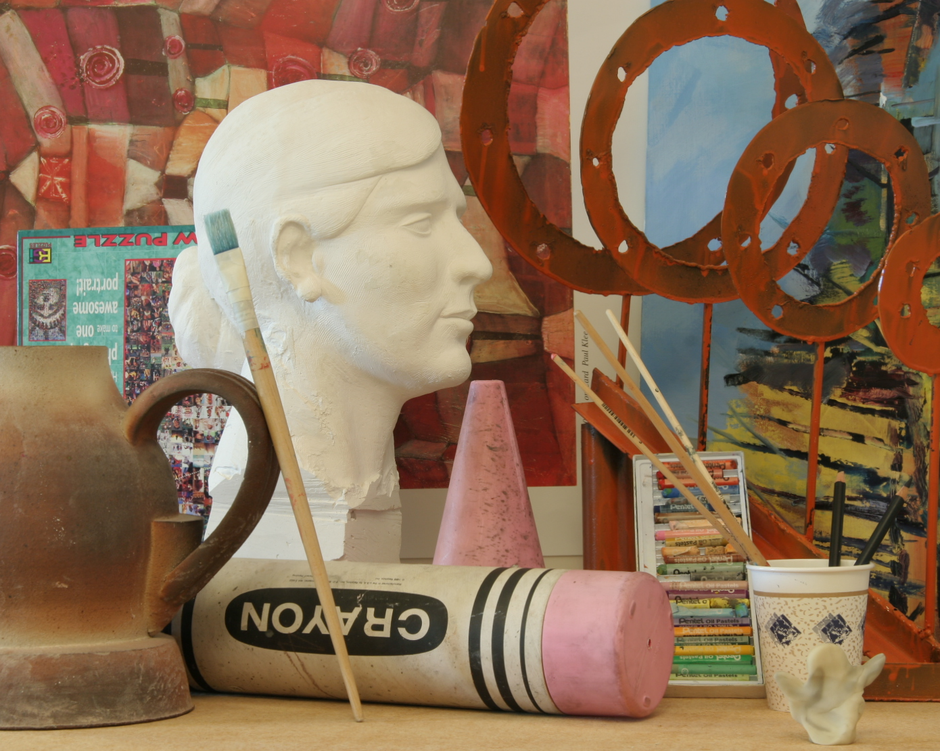
%> input picture view0.png, 940 x 751 px, shrunk from 1390 x 1110 before the run
$ octave --eval "result = gray_image_init;"   (GNU Octave 9; MATLAB toolbox functions it lacks are replaced by stand-ins)
%> lines starting %> are read from the running program, lines starting %| are printed output that depends on the picture; pictures that were not available may be replaced by others from this repository, and a replacement may not be noted
function gray=gray_image_init
% HACK: read images from files
% REFERENCE
% Middlebury College "Art" dataset
% H. Hirschmuller and D. Scharstein. Evaluation of cost functions for
% stereo matching. In IEEE Computer Society Conference on Computer Vision
% and Pattern Recognition (CVPR 2007), Minneapolis, MN, June 2007.
im0=rgb2gray(imread('view0.png'));
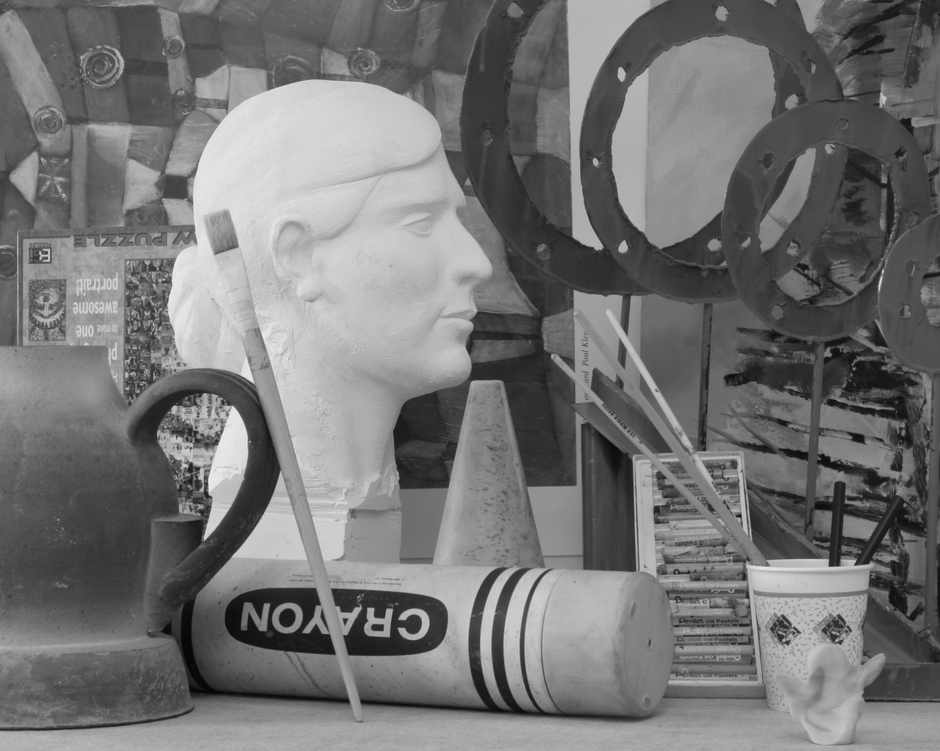
%> im0: size 751x940 uint8; min 6, max 238, mean 116.2
im1=rgb2gray(imread('view1.png'));
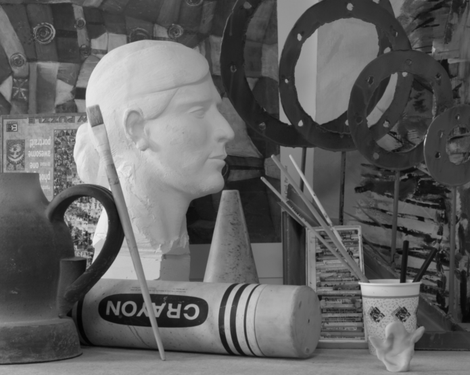
%> input picture branches/MEXCode/view1.pgm, 470 x 375 px, shrunk from 695 x 555 before the run, given in place of view1.png, which was not available
%> im1 is the input picture: size 375x470 uint8; min 3, max 239, mean 97.1
im2=rgb2gray(imread('view2.png'));
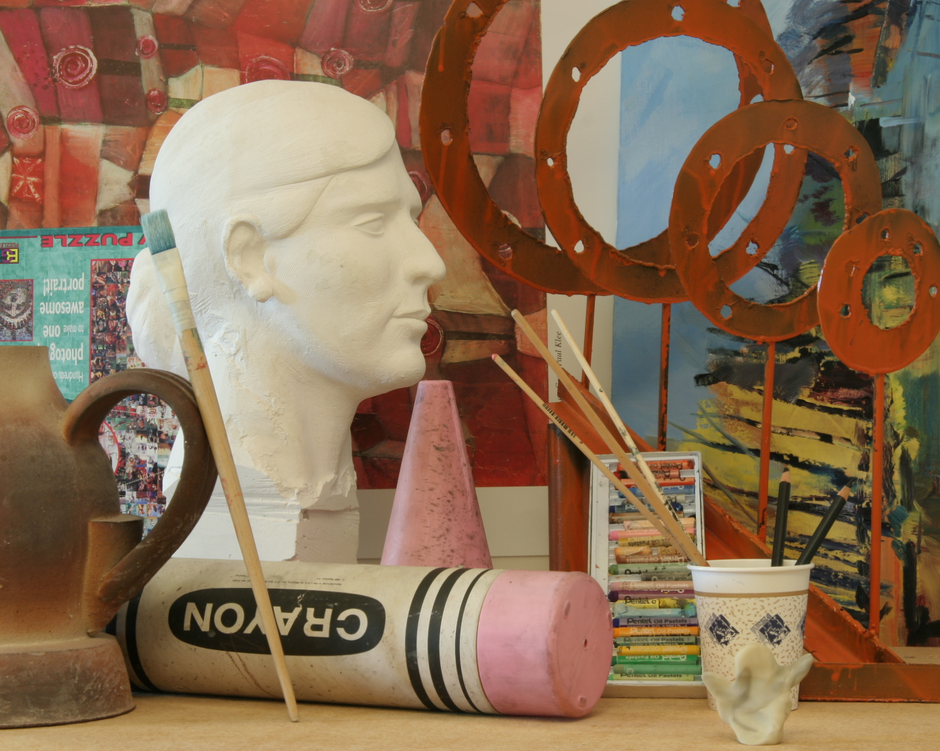
%> input picture view2.png, 940 x 751 px, shrunk from 1390 x 1110 before the run
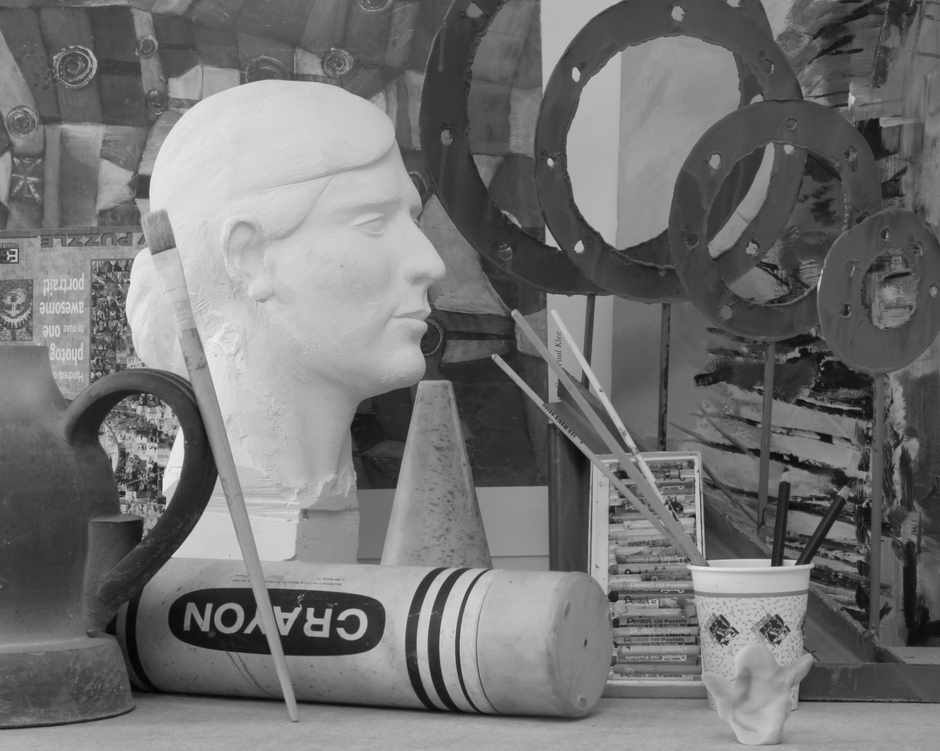
%> im2: size 751x940 uint8; min 5, max 239, mean 114.6
%> (the run ends here)
